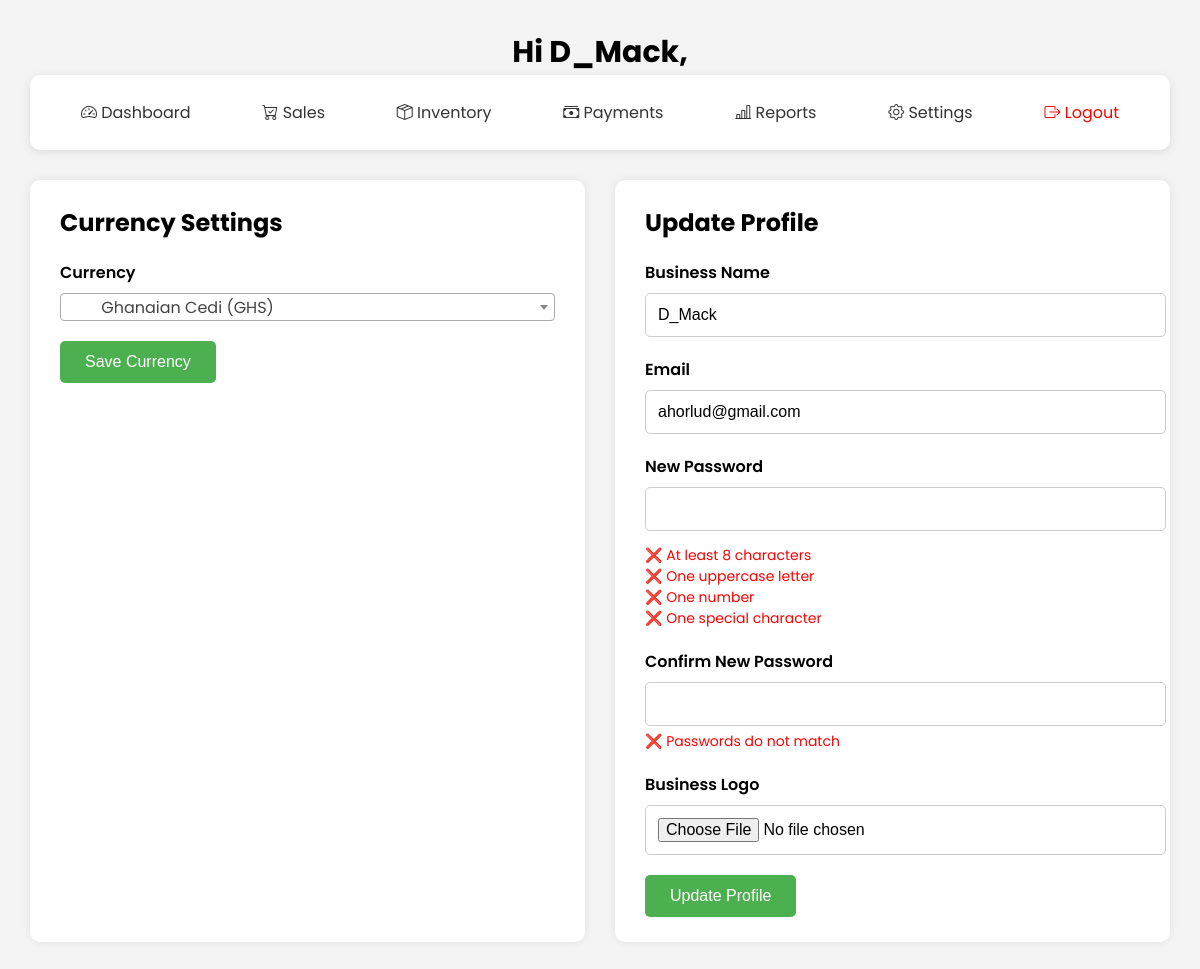
The app's page /settings (signed in), older data.
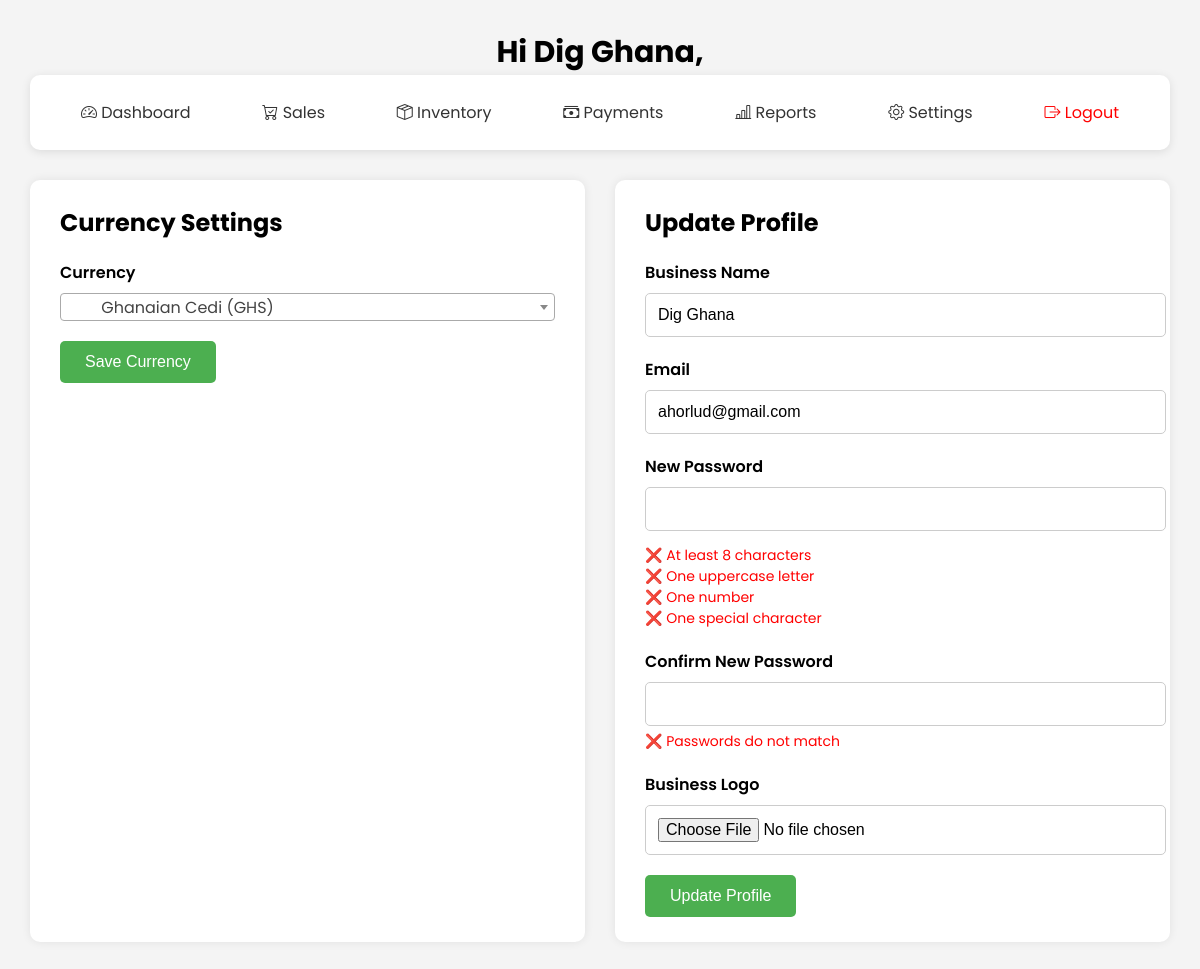
The same page, newer data.
### models/user.py (models this page shows, shortened)
class User(UserMixin, db.Model):
    __tablename__ = 'users'
    id = db.Column(db.Integer, primary_key=True)
    business_name = db.Column(db.String(100))
    name = db.Column(db.String(100), nullable=False)
    email = db.Column(db.String(120), unique=True, nullable=False)
    password_hash = db.Column(db.String(200))
    created_at = db.Column(db.DateTime, default=datetime.utcnow)
    currency_code = db.Column(db.String(5), default='GHS')  # e.g., 'GHS', 'USD', etc.
    logo_path = db.Column(db.String(255))
    products = db.relationship('Product', backref='user', lazy=True, cascade='all, delete-orphan')
    sales = db.relationship('Sale', backref='user', lazy=True, cascade='all, delete-orphan')
    payments = db.relationship('Payment', backref='user', lazy=True, cascade='all, delete-orphan')

### app.py (the view)
@app.route('/settings')
@login_required
def settings():
    return render_template('settings.html', current_currency=current_user.currency_code)

### app.py (called while the page is built)
@app.before_request
def load_user():
    if 'user_id' in session:
        g.user = db.session.get(User, session['user_id'])

@login_manager.user_loader
def load_user(user_id):
    return User.query.get(int(user_id))  # assuming you're using SQLAlchemy and User has an id

@app.context_processor
def inject_user():
    return dict(current_user=current_user)

### templates/settings.html (shortened to what this page needs)
<!DOCTYPE html>
<html lang="en">
<head>
  <link href="https://cdn.jsdelivr.net/npm/select2@4.1.0-rc.0/dist/css/select2.min.css" rel="stylesheet" />
  <link rel="stylesheet" href="https://cdn.jsdelivr.net/npm/toastify-js/src/toastify.min.css">
  <link rel="stylesheet" href="https://cdn.jsdelivr.net/npm/bootstrap-icons@1.10.5/font/bootstrap-icons.css">
</head>
<body>
  <span style="font-weight: bold; font-size: 30px; text-align: center; display: block;">
    {% if current_user.is_authenticated and current_user.business_name %}
      Hi {{ current_user.business_name }},
    {% else %}
      AKONTABU
    {% endif %}
  </span>
  <div class="dashboard-container">
    <div class="nav-bar">
      <div class="nav-links">
        <a href="{{ url_for('dashboard') }}" class="nav-link"><i class="bi bi-speedometer2"></i> Dashboard</a>
        <a href="{{ url_for('sales') }}" class="nav-link"><i class="bi bi-cart-check"></i> Sales</a>
        <a href="{{ url_for('inventory') }}" class="nav-link"><i class="bi bi-box-seam"></i> Inventory</a>
        <a href="{{ url_for('payments') }}" class="nav-link"><i class="bi bi-cash-stack"></i> Payments</a>
        <a href="{{ url_for('reports') }}" class="nav-link"><i class="bi bi-bar-chart-line"></i> Reports</a>
        <a href="{{ url_for('settings') }}" class="nav-link"><i class="bi bi-gear"></i> Settings</a>
        <a href="{{ url_for('logout') }}" class="nav-link" style="color:red;"><i class="bi bi-box-arrow-right"></i> Logout</a>
      </div>
    </div>
    <div class="settings-wrapper">
      <div class="form-box">
        <h2>Currency Settings</h2>
        <form id="currency-form">
          <div class="form-group">
            <label for="currency">Currency</label>
          </div>
          <button type="submit" class="submit-btn">Save Currency</button>
        </form>
      </div>
      <div class="form-box">
        <h2>Update Profile</h2>
        <form id="profile-form" enctype="multipart/form-data">
          <div class="form-group">
            <label for="business_name">Business Name</label>
            <input type="text" id="business_name" name="business_name" value="{{ current_user.business_name or '' }}">
          </div>
          <div class="form-group">
            <label for="email">Email</label>
            <input type="email" id="email" name="email" value="{{ current_user.email }}">
          </div>
          <div class="form-group">
            <label for="password">New Password</label>
            <input type="password" id="password" name="password">
            <ul id="password-criteria">
              <li id="length" class="invalid">❌ At least 8 characters</li>
              <li id="uppercase" class="invalid">❌ One uppercase letter</li>
              <li id="number" class="invalid">❌ One number</li>
              <li id="special" class="invalid">❌ One special character</li>
            </ul>
          </div>
          <div class="form-group">
            <label for="confirm_password">Confirm New Password</label>
            <input type="password" id="confirm_password" name="confirm_password">
            <p id="match-status" class="invalid">❌ Passwords do not match</p>
          </div>
          <div class="form-group">
            <label for="logo">Business Logo</label>
            <input type="file" id="logo" name="logo" accept="image/*">
          </div>
          <button type="submit" class="submit-btn">Update Profile</button>
        </form>
      </div>
    </div>
  </div>
</body>
</html>

Row changes from the older to the newer data that the page shows:
changed User "ahorlud@gmail.com": business_name "D_Mack" → "Dig Ghana"
